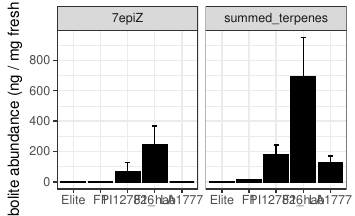

This chart was generated by the following R code:
library(tidyverse)

##############
# custom theme
##############
my.theme = 
  theme(text = element_text(),
        axis.text.x = element_text(size = 8, colour = "black", angle = 90),
        axis.text.y = element_text(size = 8, colour = "black"),
        axis.title.y = element_text(size = 8, colour = "black"),
        strip.background = element_blank(),
        panel.grid.major = element_blank(),
        panel.grid.minor = element_blank(),
        panel.border = element_rect(),
        panel.background = element_rect(fill = NA, color = "black"),
        strip.text.x = element_text(size=8, colour = "black")
  )+
  theme_bw()

#######

df <- read.delim("data/20200722_F1s_leafwash_ng_mg_tissue.txt", 
                       header = T, 
                       sep = "\t", 
                       dec = ".", 
                       check.names = F,
                       quote = "", # to avoid quotes around terpene names
                       stringsAsFactors = F)

# Make data tidy -> select for the right genotypes -> order the genotypes for plotting

df.long = df %>% pivot_longer(cols = 4:ncol(df), names_to = "metabolite", values_to = "value") %>% 
  filter(genotype %in% c("Elite", "F1", "PI127826",  "F1_hab", "LA1777")) %>%
  mutate(genotype = factor(genotype, 
                           levels = c("Elite", "F1", "PI127826",  "F1_hab", "LA1777"),
                           ordered = TRUE)) 

# Optional:
#calculate to nanogram metabolite per gram (instead of milligram) fresh leaf
# df.long$value = df.long$value * 1000

# calculate average values for each metabolite

df.avg = df.long %>% dplyr::group_by(genotype, metabolite) %>% dplyr::summarise(mean_value = mean(value), se = sd(value)/sqrt(3)) 

#####################################################
# Fig 1A: plot 7-epizingiberene and summed_terpenes #
#####################################################

p.fig1a = 
df.avg %>% filter(metabolite %in% c("7epiZ", "summed_terpenes")) %>% 
  ggplot(., aes(x = genotype,
                y = mean_value)) +
  geom_bar(aes(x = genotype, 
               y = mean_value), 
           stat = "identity",
           color = "black", 
           fill = "black") +
  scale_y_continuous(breaks = c(0, 200,400,600,800))+
  geom_errorbar(aes(x = genotype, 
                    ymin = mean_value - se, 
                    ymax = mean_value + se), 
                width = 0.2)+
  facet_wrap(~metabolite)+
  my.theme +
  xlab(NULL) + 
  ylab(expression("Metabolite abundance (ng / mg fresh leaf)"))

ggsave(file = "figures/Figure_01_terpenes_type6_CVxPI127826/Fig1A.pdf", plot = p.fig1a, width = 9, height = 5.5, units = "cm")
